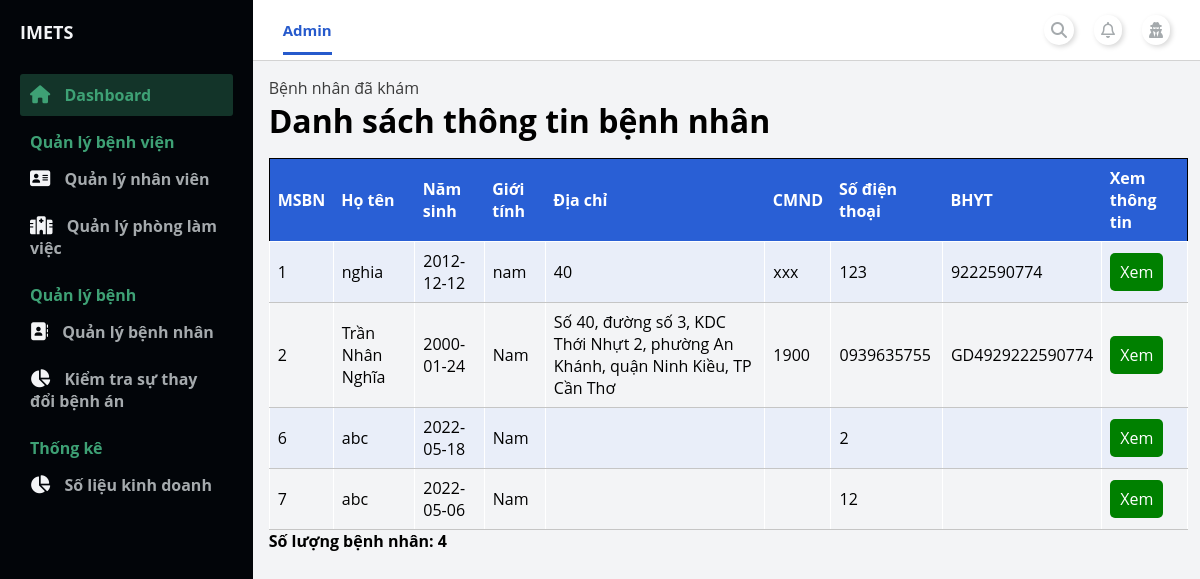
Before: /admin/index.php?page_layout=list_patientManagement (signed in) with the older database file.
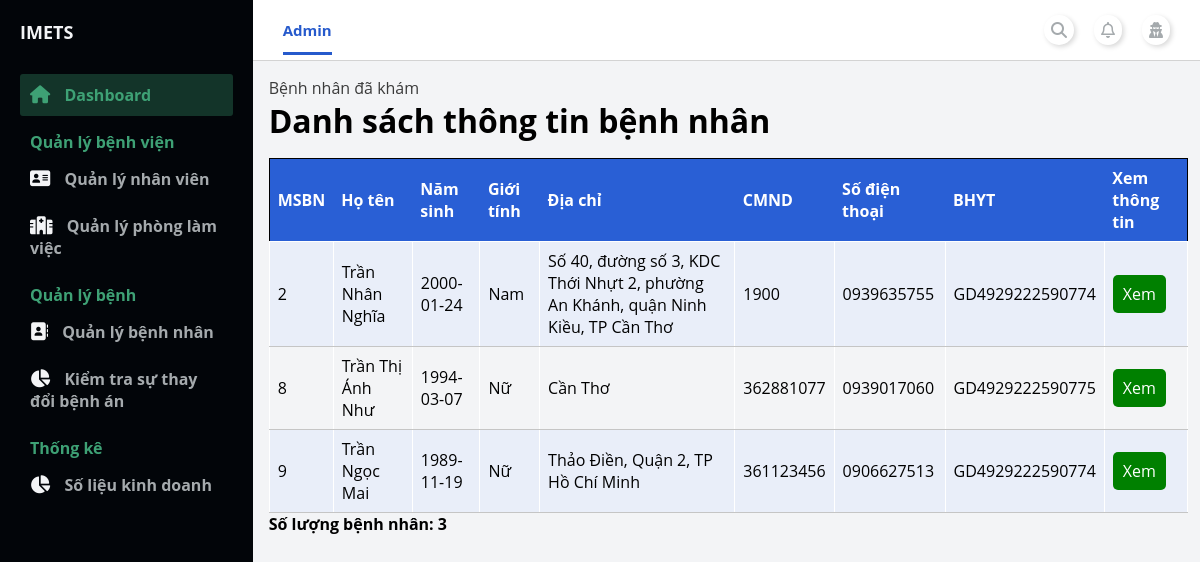
After: the same page with the newer database file.
### tables this page shows
CREATE TABLE `patient` (
  `ID_Patient` int(11) NOT NULL,
  `Name` varchar(100) NOT NULL,
  `DOB` date NOT NULL,
  `Sex` varchar(10) NOT NULL,
  `Address` varchar(200) DEFAULT NULL,
  `CMND` varchar(15) DEFAULT NULL,
  `PhoneNumber` varchar(25) NOT NULL,
  `ID_BHYT` varchar(20) DEFAULT NULL,
  `VoteRate` double NOT NULL,
  `UserName` varchar(100) NOT NULL,
  `Password` varchar(100) NOT NULL
);

### admin/modules_admin/patient_management/list_patientManagement.php (the view, shortened to what this page needs)
<main>
    <div class="container-table">
        <div class="link-nav-pages">
            <a href="">Bệnh nhân đã khám</a>
        </div>
        <div class="table-header">
            <h1>Danh sách thông tin bệnh nhân</h1>
        </div>
        <div class="table-body">
            <table class="table">
                <thead class="thead-dark">
                    <tr>
                        <th>MSBN</th>
                        <th>Họ tên</th>
                        <th>Năm sinh</th>
                        <th>Giới tính</th>
                        <th>Địa chỉ</th>
                        <th>CMND</th>
                        <th>Số điện thoại</th>
                        <th>BHYT</th>
                        <th>Xem thông tin</th>
                    </tr>
                </thead>
                <tbody>
                    <tr>
                        <?php
                            include './../config.php';
                            $sql = "SELECT * FROM patient";
                            $count_patient=0;
                            $query = mysqli_query($conn, $sql);
                            while($rows = mysqli_fetch_array($query)){ ?>
                            <tr>
                                <td><?php echo $rows["ID_Patient"] ?></td>
                                <td><?php echo $rows["Name"] ?></td>
                                <td><?php echo $rows["DOB"] ?></td>
                                <td><?php echo $rows["Sex"] ?></td>
                                <td><?php echo $rows["Address"] ?></td>
                                <td><?php echo $rows["CMND"] ?></td>
                                <td><?php echo $rows["PhoneNumber"] ?></td>
                                <td><?php echo $rows["ID_BHYT"] ?></td>
                                <?php $count_patient++ ?>
                                <td>
                                    <a href="./index.php?page_layout=patient_management&ID_Patient=<?php echo $rows["ID_Patient"] ?>" style="background-color: green;color: white;padding: 8px 10px;text-align: center;text-decoration: none;display: inline-block;border-radius: 5px;">
                                        Xem
                                    </a>
                                </td>
                            </tr>
                        <?php } ?>
                    </tr>
            </table>
            <p><b><?php echo 'Số lượng bệnh nhân: '. $count_patient ?></b></p>
        </div>
    </div>
</main>

### admin/index.php (shortened to what this page needs)
<!DOCTYPE html>
<html>
<head>
	<link rel="stylesheet" href="./modules_admin/style/index_admin.css" />
    <link
      rel="stylesheet"
      href="https://stackpath.bootstrapcdn.com/font-awesome/4.7.0/css/font-awesome.min.css"
    />
</head>
<body id="body">
	<div class="container">
		<?php
			include './modules_admin/navigation_admin.php';
			include './modules_admin/content_admin.php';
			include './modules_admin/sidebar_admin.php';
		?>
	</div>
</body>
</html>

### admin/modules_admin/navigation_admin.php (shortened to what this page needs)
<nav class="navbar">
    <div class="navbar__left">
        <a class="active_link" href="#">Admin</a>
    </div>
    <div class="navbar__right">
        <a href="#">
            <i class="fa fa-search" aria-hidden="true"></i>
        </a>
        <a href="#">
            <i class="far fa-bell" aria-hidden="true"></i>
        </a>
        <a href="#" class="modal-btn">
            <i class="fa fa-user-secret" aria-hidden="true"></i>
        </a>
    </div>
</nav>

### admin/modules_admin/content_admin.php (shortened to what this page needs)
<?php
    if(isset($_GET['page_layout'])){
        switch ($_GET['page_layout']) {
            case 'list_patientManagement':
                include './modules_admin/patient_management/list_patientManagement.php';
                break;
            }
    }else {
        include './modules_admin/dashboard_admin/dashboard_admin.php';
    }
?>

### admin/modules_admin/sidebar_admin.php (shortened to what this page needs)
<div id="sidebar">
    <div class="sidebar__title">
        <div class="sidebar__img">
            <h1>IMETS</h1>
        </div>
    </div>
    <div class="sidebar__menu">
        <div class="sidebar__link active_menu_link">
            <i class="fa fa-home"></i>
            <a href="./index.php">Dashboard</a>
        </div>
        <h2>Quản lý bệnh viện</h2>
        <div class="sidebar__link">
            <i class="fas fa-address-card" aria-hidden="true"></i>
            <a href="./index.php?page_layout=staff_management">Quản lý nhân viên</a>
        </div>
        <div class="sidebar__link">
            <i class="fas fa-hospital"></i>
            <a href="./index.php?page_layout=room_management">Quản lý phòng làm việc</a>
        </div>
        <h2>Quản lý bệnh</h2>
        <div class="sidebar__link">
            <i class="fas fa-address-book"></i>
            <a href="./index.php?page_layout=list_patientManagement">Quản lý bệnh nhân</a>
        </div>
        <div class="sidebar__link">
            <i class="fas fa-chart-pie"></i>
            <a href="./index.php?page_layout=recordLog">Kiểm tra sự thay đổi bệnh án</a>
        </div>
        <h2>Thống kê</h2>
        <div class="sidebar__link">
            <i class="fas fa-chart-pie"></i>
            <a href="./index.php?page_layout=statistics_management">Số liệu kinh doanh</a>
        </div>
    </div>
</div>

### admin/modules_admin/style/index_admin.css (style rules this page uses)
:root { --white: #ffffff; --lightblue:#E9EEF9; --blue:#295FD5; --blacktext:#3B3B3B; --red: #E85253; --box-shadow:.5rem .5rem 0 rgba(22, 86, 160, 0.2); --text-shadow:.4rem .4rem 0 rgba(0, 0, 0, .2); --border:.2rem solid var(--blue); }
* { margin: 0; padding: 0; }
body { box-sizing: border-box; font-family: 'Open Sans', sans-serif; }
.container { display: grid; height: 100vh; grid-template-columns: 0.8fr 1fr 1fr 1fr; grid-template-rows: 0.2fr 3fr; grid-template-areas: "sidebar nav nav nav" "sidebar main main main"; }

### admin/modules_admin/style/navigation_admin.css (style rules this page uses)
.navbar { background: #ffffff; grid-area: nav; height: 60px; display: flex; align-items: center; justify-content: space-between; padding: 0 30px 0 30px; border-bottom: 1px solid lightgray; }
.navbar__left > a { margin-right: 30px; text-decoration: none; color: #a5aaad; font-size: 15px; font-weight: 700; }
.navbar__left .active_link { color: #265acc; border-bottom: 3px solid #265acc; padding-bottom: 12px; }
.navbar__right { display: flex; justify-content: center; align-items: center; }
.navbar__right > a { margin-left: 20px; text-decoration: none; }
.navbar__right > a > i { color: #a5aaad; font-size: 16px; border-radius: 50px; background: #ffffff; box-shadow: 2px 2px 5px #d9d9d9, -2px -2px 5px #ffffff; padding: 7px; }

### admin/modules_admin/style/sidebar_admin.css (style rules this page uses)
#sidebar { background: #020509; grid-area: sidebar; overflow-y: auto; padding: 20px; -webkit-transition: all 0.5s; transition: all 0.5s; }
.sidebar__title { display: flex; justify-content: space-between; align-items: center; color: #f3f4f6; margin-bottom: 30px; }
.sidebar__img { display: flex; align-items: center; }
.sidebar__title > div > h1 { font-size: 18px; display: inline; }
.sidebar__menu > h2 { color: #3ea175; font-size: 16px; margin-top: 15px; margin-bottom: 5px; padding: 0 10px; font-weight: 700; }
.sidebar__link { color: #f3f4f6; padding: 10px; border-radius: 3px; margin-bottom: 5px; }
.active_menu_link { background: rgba(62, 161, 117, 0.3); color: #3ea175; }
.active_menu_link a { color: #3ea175 !important; }
.sidebar__link > a { text-decoration: none; color: #a5aaad; font-weight: 700; }
.sidebar__link > i { margin-right: 10px; font-size: 18px; }

### admin/modules_admin/style/content_admin.css (style rules this page uses)
main { background: #f3f4f6; grid-area: main; overflow-y: auto; }

### admin/modules_admin/style/staff_management.css (style rules this page uses)
.container-table { width: 97%; margin: 1rem 1rem 0 1rem; }
.table { border-collapse: collapse; width: 100%; margin-top: 1rem; border: 1px solid rgb(0, 0, 0); }
.thead-dark { background-color: var(--blue); color: var(--white); }
th, td { text-align: left; padding: 0.5rem; }
tr:nth-child(even) { background-color: var(--lightblue); }

### admin/modules_admin/style/detail_staffManagement.css (style rules this page uses)
.link-nav-pages a { text-decoration: none; color: var(--blacktext); }

### admin/modules_admin/style/patient_management.css (style rules this page uses)
.personalInfoTable th, td { padding: 8px; text-align: left; border-bottom: 1px solid #c5c5c5; border-top: 1px solid #ffffff; border-right: 1px solid #ffffff; border-left: 1px solid #ffffff; }

Changed rows visible on the page:
removed patient: ID_Patient "1", Name "nghia", DOB "2012-12-12", Sex "nam", Address "40", CMND "xxx", PhoneNumber "123", ID_BHYT "9222590774"
removed patient: ID_Patient "6", Name "abc", DOB "2022-05-18", Sex "Nam", PhoneNumber "2"
removed patient: ID_Patient "7", Name "abc", DOB "2022-05-06", Sex "Nam", PhoneNumber "12"
added patient: ID_Patient "8", Name "Trần Thị Ánh Như", DOB "1994-03-07", Sex "Nữ", Address "Cần Thơ", CMND "362881077", PhoneNumber "0939017060", ID_BHYT "GD4929222590775"
added patient: ID_Patient "9", Name "Trần Ngọc Mai", DOB "1989-11-19", Sex "Nữ", Address "Thảo Điền, Quận 2, TP Hồ Chí Minh", CMND "361123456", PhoneNumber "0906627513", ID_BHYT "GD4929222590774"
Other visible differences:
$count_patient: "4" → "3"
